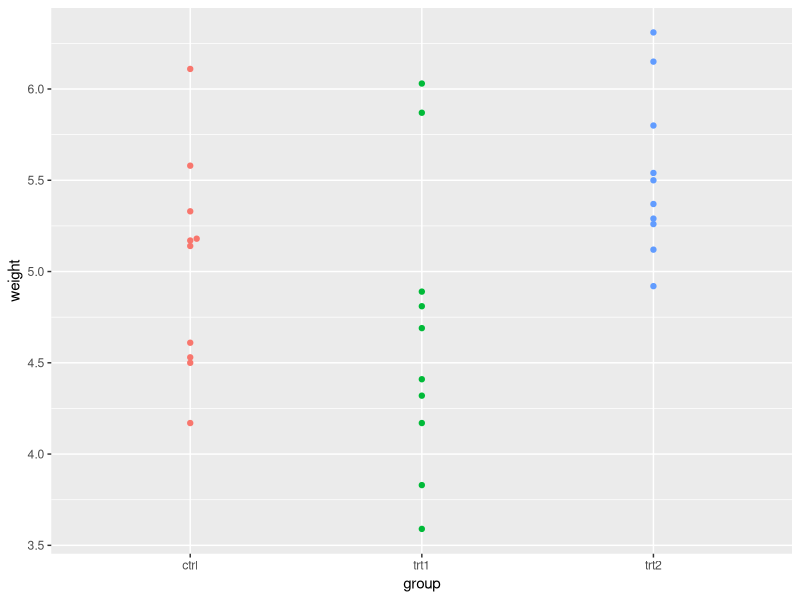

The R script that drew this image:
## ---- chunk 1
library("ggbeeswarm")
data("PlantGrowth")
ggplot(PlantGrowth, aes(y = weight, x = group, col = group)) +
  geom_beeswarm() + theme(legend.position = "none")
tt1 = t.test(PlantGrowth$weight[PlantGrowth$group =="ctrl"],
      PlantGrowth$weight[PlantGrowth$group =="trt1"],
      var.equal = TRUE)
tt2 = t.test(PlantGrowth$weight[PlantGrowth$group =="ctrl"],
      PlantGrowth$weight[PlantGrowth$group =="trt2"],
      var.equal = TRUE)
tt1
tt2
## ---- chunk 2
with(rbind(PlantGrowth, PlantGrowth),
       t.test(weight[group == "ctrl"],
              weight[group == "trt2"],
              var.equal = TRUE))
